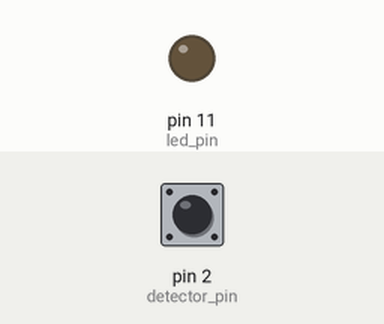
Recording of a sketch running on a simulated Arduino Uno, built with avr-gcc and run on an emulated ATmega328P. Parts: output pins drawn as LEDs (lit = HIGH). The test bench sets the inputs (shaded band); at power-on: pin 2 (detector_pin) HIGH. Sleep ends after the set time or at an interrupt.

Above: at 1.2 s.
1.3 s: pin 2 (detector_pin) pulled LOW for 1 s
At 2.06 s:
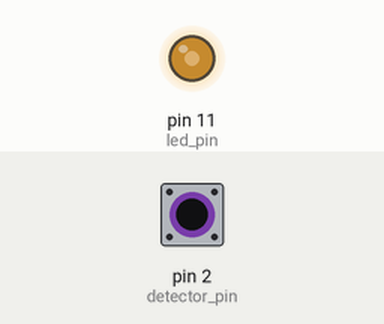
3.8 s: pin 2 (detector_pin) pulled LOW for 0.15 s
Timing chart, 0 to 6.8 s (numbered marks = the images above; inputs shaded):
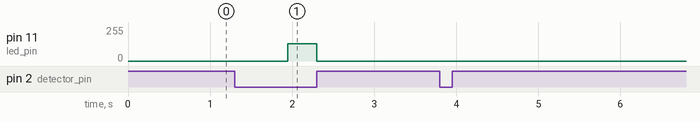

The sketch:

tilt_detector.ino
```cpp
// (licence header left out)
// We'll include the Sleep Mode library from the avr-libc, a high quality
//C library to use with Atmel AVR microcontrollers.
#include <avr/sleep.h>

// Initialize variable with the pin numbers we'll be using
int led_pin = 11;
int detector_pin = 2;

// Initialize a few variables that we'll be using in our loop function
// for controlling LED brightness
int value = 0, // current brigthness
    value_max = 128,  // maximum brightness (brightness doesn't change
                      // much above this value)
    number_of_steps = 256, // steps taken between fully OFF and fully ON
    step_delay_ms = 5, // wait 5ms at each intensity value
    cycle_delay_ms = 1000; // stay off for 1000ms between cycles

void setup()
{
  // Technically, the next line is unnecessary.  Because we'll be driving
  // the pin with the function analogWrite(), we don't need to set it as
  // an OUTPUT.  It doesn't hurt to do it anyway.
  pinMode(led_pin, OUTPUT);
  // Initialize the pushbutton pin as an input that is internally pulled up
  // to 5V using the built-in 20~50K resistors (ATmega328p on the Arduino Uno)
  pinMode(detector_pin, INPUT_PULLUP);

  // The Arduino Uno has two external interrupts: number 0 (on pin 2) and 1
  // (on pin 3). We use the function attachInterrupt() to specify another
  // function that will be called when the interrupt occurs (referred to as
  // an Interrupt Service Routine (ISR)).
  //
  // In this case, the function enableSleep() (can't have arguments/parameters)
  // will be called when the state of pin 2 (interrupt 0) _changes_ from HIGH
  // to LOW or viceversa.
  attachInterrupt(0, enableSleep, CHANGE);
}

// Most variables can be initialized outside the setup and loop functions
// though above the point where they're first used
int step_size = max( (int)value_max/number_of_steps, 1 );

// Initialize the variable that'll help us monitor whether to enter sleep
// mode or not
volatile bool sleep_flag = true;

void loop()
{
  // Check whether the flag has been enabled by the ISR (true for the first
  // run)
  if (sleep_flag)
    system_sleep(); // function to configure and execute low power mode

  // Code only gets to this point if/when the sleep flag is false, indicating
  // that an interrupt event was generated
  analogWrite(led_pin, value); //set the current LED brightness
  delay(step_delay_ms); //hold the value for a short time
  value+=step_size; //increase the current value for the next iteration

  // if we've reached the maximum or minimum value, change direction of
  // change in brightness (i.e., increasing -> decreasing or viceversa)
  if( (value>value_max)||(value<0) )
  {
    step_size *= -1;
    value+=step_size; // ensure that value stays within bounds
    if(value == 0)
      delay(cycle_delay_ms); // hold 1 second off starting each cycle
  }
}

void system_sleep()
{
  set_sleep_mode(SLEEP_MODE_PWR_DOWN); // Set sleep mode
  digitalWrite(led_pin, LOW); // Make sure the LED is turned off
  sleep_mode(); // System sleeps here
  //
  // Code resumes here on wake!
  //
  sleep_flag = false; //Reset sleep flag on wake
  delay(5);
}

// Named Interrupt Service Routine attached to int.0 will
// set the sleep_flag variable to true, thus the main
void enableSleep()
{
  sleep_flag = true;
}
```

Measured:
- after the input at 1.3 s, pin 11 (led_pin): 0/255 → 128/255 after 0.65 s, → 0/255 0.36 s later
